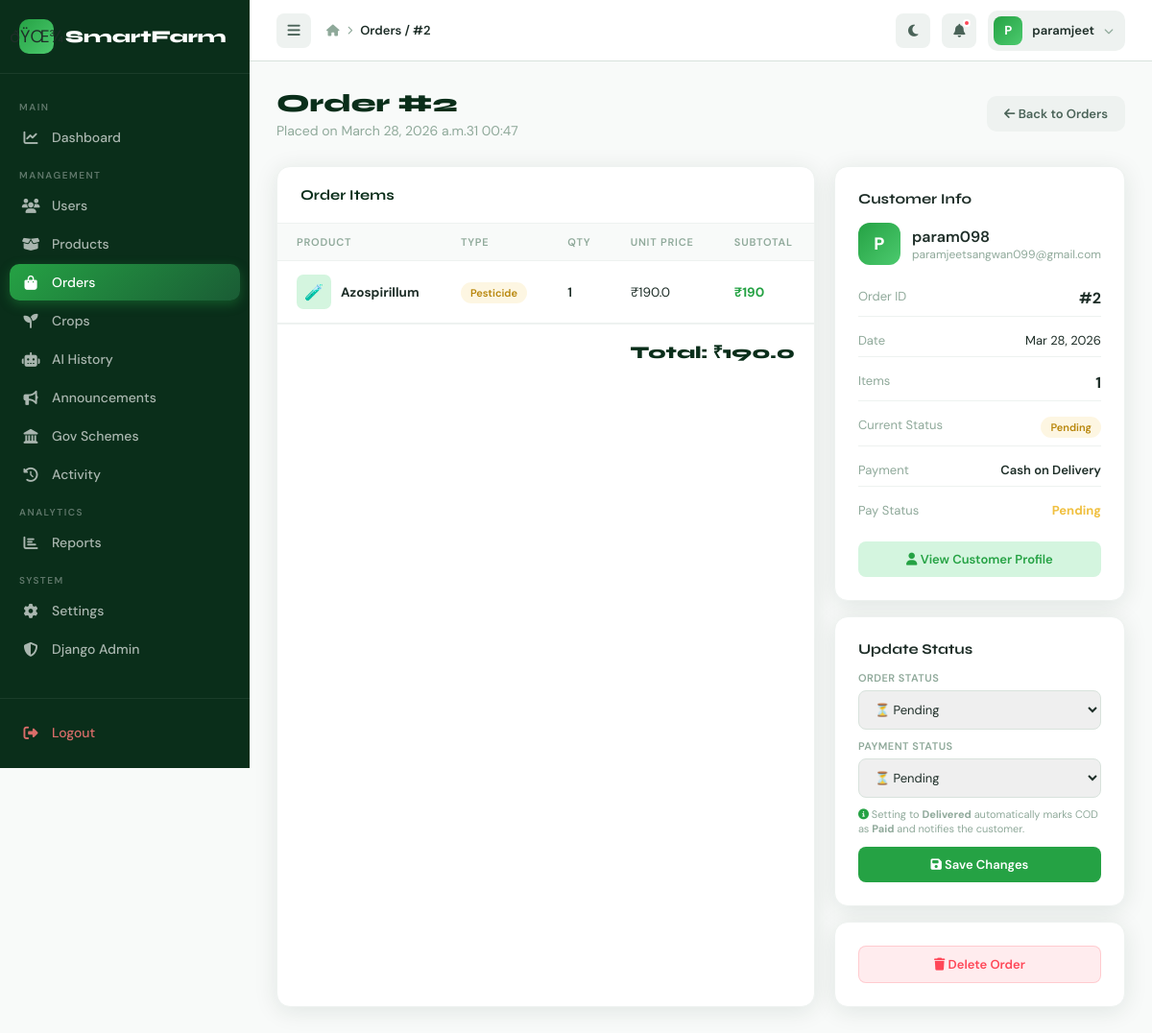
Screenshot of /myadmin/orders/2/ (signed in) with the database file from the repository.
### apps/orders/models.py (models this page shows, shortened)
class Order(models.Model):
    STATUS_CHOICES = [
        ('pending',    'Pending'),
        ('processing', 'Processing'),
        ('shipped',    'Shipped'),
        ('delivered',  'Delivered'),
        ('cancelled',  'Cancelled'),
        ('returned',   'Returned'),
    ]
    PAYMENT_CHOICES = [
        ('cod',      'Cash on Delivery'),
        ('razorpay', 'Razorpay'),
        ('stripe',   'Stripe'),
        ('upi',      'UPI'),
        ('card',     'Credit / Debit Card'),
    ]
    user = models.ForeignKey(User, on_delete=models.CASCADE, related_name='orders')
    shipping_address = models.ForeignKey(
        ShippingAddress, on_delete=models.SET_NULL,
        null=True, blank=True, related_name='orders'
    )
    total_price = models.FloatField(default=0)
    status = models.CharField(max_length=20, choices=STATUS_CHOICES, default='pending')
    payment_method = models.CharField(max_length=20, choices=PAYMENT_CHOICES, default='cod')
    payment_status = models.CharField(
        max_length=20,
        choices=[('pending','Pending'),('paid','Paid'),('failed','Failed'),('refunded','Refunded')],
        default='pending'
    )
    upi_transaction_id = models.CharField(max_length=100, blank=True, null=True)
    created_at = models.DateTimeField(auto_now_add=True)

class OrderItem(models.Model):
    order = models.ForeignKey(Order, related_name='items', on_delete=models.CASCADE)
    item_type = models.CharField(max_length=50, default='tool')
    item_id = models.PositiveIntegerField(default=0)
    name = models.CharField(max_length=100, default='unknown')
    price = models.FloatField(default=0)
    quantity = models.PositiveIntegerField(default=1)

### apps/admin_panel/views.py (the view)
    def wrapper(request, *args, **kwargs):
        if not request.user.is_authenticated:
            return redirect('login')
        if not request.user.is_staff:
            messages.error(request, 'Access denied. Admin only.')
            return redirect('login')  # FIX: was redirect('dashboard') — sent to user dashboard
        return view_func(request, *args, **kwargs)

### templates/admin_panel/order_detail.html (shortened to what this page needs)
{% extends "admin_panel/base_admin.html" %}
{% block breadcrumb %}Orders / #{{ order.id }}{% endblock %}
{% block content %}
<div class="page-header" style="display:flex;align-items:center;justify-content:space-between;">
    <div>
        <h1 class="page-title">Order #{{ order.id }}</h1>
        <p class="page-subtitle">Placed on {{ order.created_at|date:"F d, Y at H:i" }}</p>
    </div>
    <a href="{% url 'admin_orders' %}" style="padding:10px 18px;background:var(--gray-100);color:var(--gray-600);border-radius:10px;text-decoration:none;font-weight:600;font-size:13px;">
        <i class="fas fa-arrow-left"></i> Back to Orders
    </a>
</div>
<div style="display:grid;grid-template-columns:2fr 1fr;gap:20px;">
    <div class="table-card">
        <div class="table-header"><span class="table-title">Order Items</span></div>
        <table>
            <thead>
                <tr>
                    <th>Product</th><th>Type</th><th>Qty</th><th>Unit Price</th><th>Subtotal</th>
                </tr>
            </thead>
            <tbody>
                {% for item in items %}
                <tr>
                    <td>
                        <div style="display:flex;align-items:center;gap:10px;">
                            {% if item.product and item.product.image %}
                            <img src="{{ item.product.image.url }}" style="width:36px;height:36px;border-radius:7px;object-fit:cover;">
                            {% else %}
                            <div style="width:36px;height:36px;border-radius:7px;background:var(--green-pale);display:flex;align-items:center;justify-content:center;font-size:16px;">
                                {% if item.item_type == 'tool' %}🔧{% else %}🧪{% endif %}
                            </div>
                            {% endif %}
                            <strong style="font-size:13.5px;">{{ item.name }}</strong>
                        </div>
                    </td>
                    <td>
                        <span class="status-badge {% if item.item_type == 'tool' %}processing{% else %}pending{% endif %}">
                            {{ item.item_type|capfirst }}
                        </span>
                    </td>
                    <td style="font-weight:600;">{{ item.quantity }}</td>
                    <td>₹{{ item.price }}</td>
                    <td style="font-weight:700;color:var(--green-bright);">
                        ₹{% widthratio item.price 1 item.quantity %}
                    </td>
                </tr>
                {% empty %}
                <tr><td colspan="5" style="text-align:center;padding:20px;color:var(--gray-400);">No items</td></tr>
                {% endfor %}
            </tbody>
        </table>
        <div style="padding:16px 20px;border-top:2px solid var(--gray-100);display:flex;justify-content:flex-end;">
            <div style="font-family:'Syne',sans-serif;font-size:18px;font-weight:800;color:var(--green-deep);">
                Total: ₹{{ order.total_price }}
            </div>
        </div>
    </div>
    <div style="display:flex;flex-direction:column;gap:16px;">
        <div class="chart-card">
            <div style="font-family:'Syne',sans-serif;font-size:15px;font-weight:700;margin-bottom:16px;">Customer Info</div>
            <div style="display:flex;align-items:center;gap:12px;margin-bottom:16px;">
                <div style="width:44px;height:44px;border-radius:12px;background:linear-gradient(135deg,var(--green-bright),var(--green-light));display:flex;align-items:center;justify-content:center;color:white;font-weight:800;font-size:18px;">
                    {{ order.user.username|first|upper }}
                </div>
                <div>
                    <div style="font-weight:600;">{{ order.user.username }}</div>
                    <div style="font-size:12px;color:var(--gray-400);">{{ order.user.email }}</div>
                </div>
            </div>
            <div style="display:flex;flex-direction:column;gap:8px;">
                <div style="display:flex;justify-content:space-between;padding:8px 0;border-bottom:1px solid var(--gray-100);">
                    <span style="font-size:13px;color:var(--gray-400);">Order ID</span>
                    <strong>#{{ order.id }}</strong>
                </div>
                <div style="display:flex;justify-content:space-between;padding:8px 0;border-bottom:1px solid var(--gray-100);">
                    <span style="font-size:13px;color:var(--gray-400);">Date</span>
                    <span style="font-size:13px;">{{ order.created_at|date:"M d, Y" }}</span>
                </div>
                <div style="display:flex;justify-content:space-between;padding:8px 0;border-bottom:1px solid var(--gray-100);">
                    <span style="font-size:13px;color:var(--gray-400);">Items</span>
                    <strong>{{ items|length }}</strong>
                </div>
                <div style="display:flex;justify-content:space-between;padding:8px 0;border-bottom:1px solid var(--gray-100);">
                    <span style="font-size:13px;color:var(--gray-400);">Current Status</span>
                    <span class="status-badge {{ order.status }}">{{ order.status|capfirst }}</span>
                </div>
                <div style="display:flex;justify-content:space-between;padding:8px 0;border-bottom:1px solid var(--gray-100);">
                    <span style="font-size:13px;color:var(--gray-400);">Payment</span>
                    <span style="font-size:13px;font-weight:600;">{{ order.get_payment_method_display }}</span>
                </div>
                <div style="display:flex;justify-content:space-between;padding:8px 0;">
                    <span style="font-size:13px;color:var(--gray-400);">Pay Status</span>
                    <span style="font-size:13px;font-weight:700;color:{% if order.payment_status == 'paid' %}var(--green-bright){% elif order.payment_status == 'pending' %}var(--accent-gold){% else %}var(--accent-red){% endif %};">
                        {{ order.payment_status|capfirst }}
                    </span>
                </div>
            </div>
            <div style="margin-top:16px;">
                <a href="{% url 'admin_user_detail' order.user.id %}"
                    style="display:block;text-align:center;padding:10px;background:var(--green-pale);color:var(--green-bright);border-radius:8px;text-decoration:none;font-weight:600;font-size:13px;">
                    <i class="fas fa-user"></i> View Customer Profile
                </a>
            </div>
        </div>
        <div class="chart-card">
            <div style="font-family:'Syne',sans-serif;font-size:15px;font-weight:700;margin-bottom:14px;">Update Status</div>
            <form method="POST" action="{% url 'admin_order_update_status' order.id %}">
                <div style="font-size:11px;font-weight:600;color:var(--gray-400);text-transform:uppercase;letter-spacing:.5px;margin-bottom:6px;">Order Status</div>
                <select name="status" style="width:100%;padding:10px 12px;border:1.5px solid var(--gray-200);border-radius:8px;font-size:13px;font-family:'DM Sans',sans-serif;outline:none;color:var(--gray-800);margin-bottom:10px;">
                    <option value="pending"    {% if order.status == 'pending' %}selected{% endif %}>⏳ Pending</option>
                </select>
                <div style="font-size:11px;font-weight:600;color:var(--gray-400);text-transform:uppercase;letter-spacing:.5px;margin-bottom:6px;">Payment Status</div>
                <select name="payment_status" style="width:100%;padding:10px 12px;border:1.5px solid var(--gray-200);border-radius:8px;font-size:13px;font-family:'DM Sans',sans-serif;outline:none;color:var(--gray-800);margin-bottom:10px;">
                    <option value="pending"  {% if order.payment_status == 'pending' %}selected{% endif %}>⏳ Pending</option>
                </select>
                <div style="font-size:11px;color:var(--gray-400);margin-bottom:10px;line-height:1.4;">
                    <i class="fas fa-info-circle" style="color:var(--green-bright);"></i>
                    Setting to <strong>Delivered</strong> automatically marks COD as <strong>Paid</strong> and notifies the customer.
                </div>
                <button type="submit"
                    style="width:100%;padding:10px;background:var(--green-bright);color:white;border:none;border-radius:8px;font-size:13px;font-weight:600;cursor:pointer;font-family:'DM Sans',sans-serif;">
                    <i class="fas fa-save"></i> Save Changes
                </button>
            </form>
        </div>
        <div class="chart-card">
            <form method="POST" action="{% url 'admin_order_delete' order.id %}" onsubmit="return confirm('Delete Order #{{ order.id }}?')">
                <button type="submit"
                    style="width:100%;padding:10px;background:rgba(255,71,87,0.1);color:var(--accent-red);border:1.5px solid rgba(255,71,87,0.2);border-radius:8px;font-size:13px;font-weight:600;cursor:pointer;font-family:'DM Sans',sans-serif;">
                    <i class="fas fa-trash"></i> Delete Order
                </button>
            </form>
        </div>
    </div>
</div>
{% endblock %}

### templates/admin_panel/base_admin.html (shortened to what this page needs)
{% load static %}
<!DOCTYPE html>
<html lang="en">
<head>
    <link rel="stylesheet" href="https://cdnjs.cloudflare.com/ajax/libs/font-awesome/6.4.0/css/all.min.css">
</head>
<body>
<aside class="sidebar" id="sidebar">
    <div class="sidebar-logo">
        <div class="logo-icon">ðŸŒ¾</div>
        <span class="logo-text">SmartFarm</span>
    </div>
    <nav class="sidebar-nav">
        <div class="nav-section-label">Main</div>
        <a href="{% url 'admin_dashboard' %}" class="nav-item {% if request.resolver_match.url_name == 'admin_dashboard' %}active{% endif %}">
            <i class="fas fa-chart-line"></i><span class="nav-label">Dashboard</span>
        </a>
        <div class="nav-section-label">Management</div>
        <a href="{% url 'admin_users' %}" class="nav-item {% if 'admin_user' in request.resolver_match.url_name %}active{% endif %}">
            <i class="fas fa-users"></i><span class="nav-label">Users</span>
        </a>
        <a href="{% url 'admin_products' %}" class="nav-item {% if 'admin_product' in request.resolver_match.url_name %}active{% endif %}">
            <i class="fas fa-box-open"></i><span class="nav-label">Products</span>
        </a>
        <a href="{% url 'admin_orders' %}" class="nav-item {% if 'admin_order' in request.resolver_match.url_name %}active{% endif %}">
            <i class="fas fa-shopping-bag"></i><span class="nav-label">Orders</span>
        </a>
        <a href="{% url 'admin_crops' %}" class="nav-item {% if 'admin_crop' in request.resolver_match.url_name %}active{% endif %}">
            <i class="fas fa-seedling"></i><span class="nav-label">Crops</span>
        </a>
        <a href="{% url 'admin_ai_history' %}" class="nav-item {% if 'admin_ai' in request.resolver_match.url_name %}active{% endif %}">
            <i class="fas fa-robot"></i><span class="nav-label">AI History</span>
        </a>
        <a href="{% url 'admin_announcements' %}" class="nav-item {% if 'admin_announcement' in request.resolver_match.url_name %}active{% endif %}">
            <i class="fas fa-bullhorn"></i><span class="nav-label">Announcements</span>
        </a>
        <a href="{% url 'admin_schemes' %}" class="nav-item {% if request.resolver_match and 'admin_scheme' in request.resolver_match.url_name %}active{% endif %}">
            <i class="fas fa-landmark"></i><span class="nav-label">Gov Schemes</span>
        </a>
        <a href="{% url 'admin_activity' %}" class="nav-item {% if request.resolver_match.url_name == 'admin_activity' %}active{% endif %}">
            <i class="fas fa-history"></i><span class="nav-label">Activity</span>
        </a>
        <div class="nav-section-label">Analytics</div>
        <a href="{% url 'admin_reports' %}" class="nav-item {% if 'admin_report' in request.resolver_match.url_name %}active{% endif %}">
            <i class="fas fa-chart-bar"></i><span class="nav-label">Reports</span>
        </a>
        <div class="nav-section-label">System</div>
        <a href="{% url 'admin_settings' %}" class="nav-item {% if 'admin_setting' in request.resolver_match.url_name %}active{% endif %}">
            <i class="fas fa-cog"></i><span class="nav-label">Settings</span>
        </a>
        <a href="/admin/" class="nav-item">
            <i class="fas fa-shield-alt"></i><span class="nav-label">Django Admin</span>
        </a>
    </nav>
    <div class="sidebar-footer">
        <form method="post" action="{% url 'logout' %}" style="margin:0;">{% csrf_token %}<button type="submit" class="nav-item" style="color:rgba(255,120,120,0.85);background:none;border:none;cursor:pointer;width:100%;font-family:'DM Sans',sans-serif;font-size:14px;font-weight:500;padding:10px 12px;border-radius:10px;display:flex;align-items:center;gap:12px;"><i class="fas fa-sign-out-alt"></i><span class="nav-label">Logout</span></button></form>
    </div>
</aside>
<div class="main-wrap" id="mainWrap">
    <header class="topbar">
        <button class="topbar-toggle" id="sidebarToggle"><i class="fas fa-bars"></i></button>
        <div class="breadcrumb">
            <i class="fas fa-home" style="font-size:12px;"></i>
            <i class="fas fa-chevron-right" style="font-size:9px;margin:0 2px;"></i>
            <span>{% block breadcrumb %}Dashboard{% endblock %}</span>
        </div>
        <div class="topbar-right">
            <button class="topbar-btn" id="darkToggle"><i class="fas fa-moon" id="darkIcon"></i></button>
            {% if request.user.is_authenticated %}<button class="topbar-btn" id="notifBtn">
                <i class="fas fa-bell"></i>
                <span class="notif-dot"></span>
            </button>{% endif %}
                        <div class="topbar-user" id="userMenuBtn">
                <div class="user-avatar">{{ request.user.username|first|upper }}</div>
                <span class="user-name">{{ request.user.username }}</span>
                <i class="fas fa-chevron-down" style="font-size:10px;color:var(--gray-400);"></i>
            </div>
        </div>
    </header>
    <main class="page-content">{% block content %}{% endblock %}</main>
</div>
</body>
</html>

### rows the page displays
Order: id "2", created_at "March 28, 2026 a.m.31 00:47", total_price "190.0", user.username|first "P", user.username "param098", user.email "paramjeetsangwan099@gmail.com", created_at "Mar 28, 2026", status "Pending", payment_method "Cash on Delivery", payment_status "Pending", status "⏳ Pending", payment_status "⏳ Pending"
OrderItem: name "Azospirillum", item_type "Pesticide", quantity "1", price "190.0", price+quantity "190"

### other values shown
{{ request.user.username|first|upper }} "P"
{{ request.user.username }} "paramjeet"
{{ items|length }} "1"
